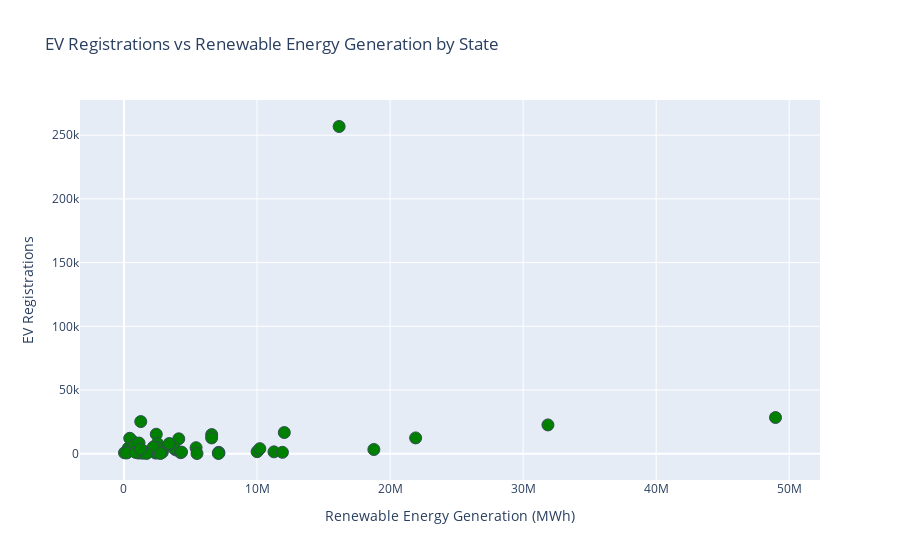

Notebook source saved alongside this figure:
### Code cell
import matplotlib.pyplot as plt


fig = px.scatter(
    max_gen_rows,
    x='GENERATION (Megawatthours)',
    y='Registration Count',
    #text='state_name',
    title='EV Registrations vs Renewable Energy Generation by State',
    labels={
        'GENERATION (Megawatthours)': 'Renewable Energy Generation (MWh)',
        'Registration Count': 'EV Registrations'
    }
)

fig.update_traces(marker=dict(size=12, color='green', line=dict(width=1, color='DarkSlateGrey')))
fig.show()

### Figure 1 — Plotly figure (JSON) as saved in the notebook; plotly's stock layout.template omitted (floating-point values rounded to 4 significant figures)
{"data": [{"hovertemplate": "Renewable Energy Generation (MWh)=%{x}<br>EV Registrations=%{y}<extra></extra>", "legendgroup": "", "marker": {"color": "green", "line": {"color": "DarkSlateGrey", "width": 1}, "size": 12, "symbol": "circle"}, "mode": "markers", "name": "", "orientation": "v", "showlegend": false, "type": "scatter", "x": [11270000.0, 1096000.0, 6593000.0, 2381000.0, 16170000.0, 4120000.0, 327700.0, 40160.0, 1263000.0, 2429000.0, 565600.0, 7119000.0, 6590000.0, 3884000.0, 11910000.0, 10010000.0, 2883000.0, 2346000.0, 2439000.0, 2509000.0, 658100.0, 3761000.0, 5420000.0, 1401000.0, 2846000.0, 7136000.0, 4253000.0, 2457000.0, 939000.0, 433000.0, 4328000.0, 12050000.0, 3390000.0, 5486000.0, 758600.0, 18780000.0, 21920000.0, 3409000.0, 209400.0, 1497000.0, 7091000.0, 10210000.0, 31860000.0, 2205000.0, 868400.0, 1133000.0, 48970000.0, 1701000.0, 1258000.0, 2740000.0], "xaxis": "x", "y": [1450.0, 530.0, 15000.0, 520.0, 256800.0, 11700.0, 4450.0, 720.0, 25200.0, 15300.0, 6590.0, 1080.0, 12400.0, 3030.0, 1090.0, 1610.0, 1240.0, 1110.0, 750.0, 8080.0, 9760.0, 4210.0, 4740.0, 390.0, 3450.0, 500.0, 850.0, 4810.0, 1120.0, 12100.0, 1260.0, 16600.0, 7320.0, 170.0, 6510.0, 3290.0, 12400.0, 7990.0, 600.0, 1950.0, 260.0, 3980.0, 22600.0, 5220.0, 1060.0, 8370.0, 28400.0, 230.0, 3680.0, 170.0], "yaxis": "y"}], "layout": {"legend": {"tracegroupgap": 0}, "title": {"text": "EV Registrations vs Renewable Energy Generation by State"}, "xaxis": {"anchor": "y", "domain": [0, 1], "title": {"text": "Renewable Energy Generation (MWh)"}}, "yaxis": {"anchor": "x", "domain": [0, 1], "title": {"text": "EV Registrations"}}}}
